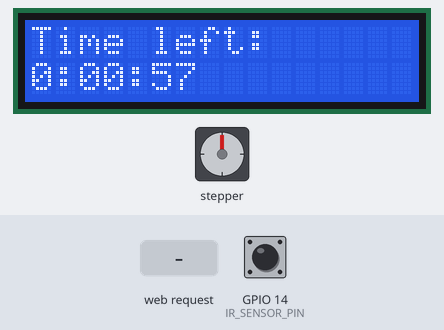
Bench run of a sketch on a simulated ESP32. Parts: stepper motor, 16×2 character LCD. Wiring (inferred from the names in the program): stepper motor (2048 steps per turn assumed): coils GPIO 27, GPIO 26, GPIO 25, GPIO 33. The test bench sets the inputs (shaded band); at power-on: GPIO 14 (IR_SENSOR_PIN) HIGH. What the sketch prints to the serial monitor is not drawn.

Above: at 5.6 s.
5.7 s: HTTP request GET /rotate received
At 8.5 s:
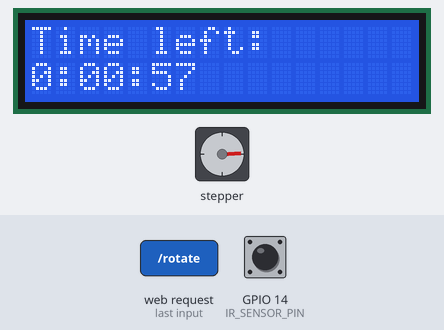
8.7 s: HTTP request GET /rotate received
At 11.1 s:
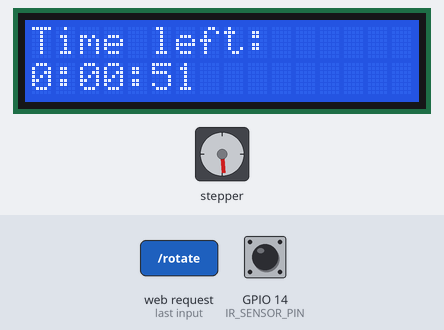
13.6 s: HTTP request GET /rotate received
At 16.6 s:
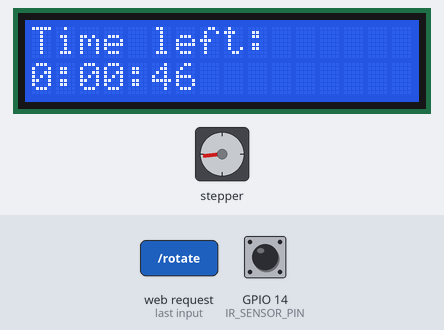
19.6 s: GPIO 14 (IR_SENSOR_PIN) pulsed LOW 2 times (0.12 s each, 0.3 s apart)
Timing chart, 0 to 65.7 s (numbered marks = the images above; inputs shaded):
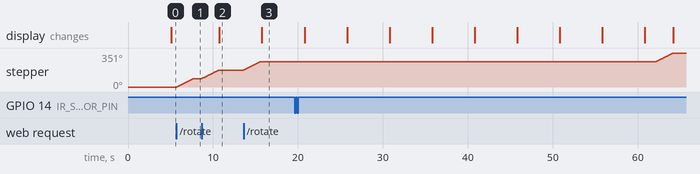

Measured:
- after the input at 5.7 s, stepper: turns 87° clockwise in 2.0 s, starting after 0.05 s
- after the input at 8.7 s, stepper: turns 88° clockwise in 2.0 s, starting at once; the display: changes after 2.0 s (image 2)
- after the input at 13.6 s, stepper: turns 88° clockwise in 2.0 s, starting at once

The sketch:

proiect.ino
```cpp
#include <WiFi.h>
#include <WiFiAP.h>
#include <WiFiClient.h>
#include <Arduino.h>
#include <time.h>
#include <LiquidCrystal_I2C.h> // Use this library for I2C LCD

#define SDA_PIN 21
#define SCL_PIN 22
// MESSAGE STRINGS
const String SETUP_INIT = "SETUP: Initializing ESP32 dev board";
const String SETUP_ERROR = "!!ERROR!! SETUP: Unable to start SoftAP mode";
const String SETUP_SERVER_START = "SETUP: HTTP server started --> IP addr: ";
const String SETUP_SERVER_PORT = " on port: ";
const String INFO_NEW_CLIENT = "New client connected";
const String INFO_DISCONNECT_CLIENT = "Client disconnected";

// HTTP headers and HTML
const String HTTP_HEADER = "HTTP/1.1 200 OK\r\nContent-type:text/html\r\n\r\n";
const String HTML_PAGE = R"rawliteral(
<!DOCTYPE html>
<html>
<head>
  <title>Automatic Pet Feeder</title>
  <style>
    body { font-family: Arial, sans-serif; text-align: center; margin-top: 50px; }
    button { padding: 20px; font-size: 18px; cursor: pointer; }
  </style>
</head>
<body>
  <h1>Automatic Pet Feeder</h1>
  <h1>Feeding occurs every 12 hours </h1>
  <button onclick="rotateMotor()">Tap to Manual Feed!</button>
  <h2 id="foodStatus">Checking food level...</h2>
  <h2 id="timeRemaining">Calculating time until next feeding...</h2>
  <script>
    function rotateMotor() {
      fetch('/rotate')
        .then(response => response.text())
        .then(data => {
          alert(data);
        });
    }

    function updateFoodStatus(status) {
      document.getElementById("foodStatus").innerHTML = status;
    }

    function updateTimeRemaining(time) {
      document.getElementById("timeRemaining").innerHTML = time;
    }

    // Poll server every 5 seconds to update food status and time remaining
    setInterval(() => {
  fetch('/status')
    .then(response => response.json())
    .then(data => {
      updateFoodStatus(data.foodStatus);
      updateTimeRemaining(data.timeRemaining);

      // Show notification if motor rotated
      if (data.notification) {
        alert(data.notification);
      }
    });
}, 5000);

  </script>
</body>
</html>
)rawliteral";

// WIFI CONFIGURATION
const char *SSID = "Ana_1";
const char *PASS = "12345678";
const int HTTP_PORT_NO = 80;

// GLOBAL VARIABLES
WiFiServer HttpServer(HTTP_PORT_NO);

// Stepper Motor Pin Configuration
#define STEPPER_IN1 27
#define STEPPER_IN2 26
#define STEPPER_IN3 25
#define STEPPER_IN4 33

#define REVOLUTION_STEP 2048 // Number of steps for a full revolution

volatile bool motorMoving = false; // Motor movement flag
int stepperStep = 0; // Stepper motor step

// Motor timing
const int intervalStepper = 4;
long prevMillisStepper = 0;

// IR Sensor Pin
#define IR_SENSOR_PIN 14

// Time configuration: Set your desired activation time
const int desiredHour = 17;   // Set desired hour (2:00 PM)
const int desiredMinute = 13;  // Set desired minute (00)

unsigned long startMillis = 0;

// LCD configuration (I2C with address 0x27, 16x2 size)
LiquidCrystal_I2C lcd(0x27, 16, 2); // Use the correct address for your LCD

void setup() {
  // Set up serial communication
  Serial.begin(9600);

  // Stepper Motor setup
  pinMode(STEPPER_IN1, OUTPUT);
  pinMode(STEPPER_IN2, OUTPUT);
  pinMode(STEPPER_IN3, OUTPUT);
  pinMode(STEPPER_IN4, OUTPUT);

  // IR sensor setup
  pinMode(IR_SENSOR_PIN, INPUT);

  // WiFi setup
  if (!WiFi.softAP(SSID, PASS)) {
    Serial.println(SETUP_ERROR);
    while (1);
  }

  IPAddress accessPointIP = WiFi.softAPIP();
  String webServerInfoMessage = SETUP_SERVER_START + accessPointIP.toString() + SETUP_SERVER_PORT + HTTP_PORT_NO;
  HttpServer.begin();
  Serial.println(webServerInfoMessage);

  // Initialize LCD
  Wire.begin(SDA_PIN, SCL_PIN);
  lcd.init(); // Initialize the LCD with 16 columns and 2 rows
  lcd.backlight();  // Ensure the backlight is on
  lcd.clear();      // Clear the screen
  lcd.print("Initializing...");
  delay(2000); // Wait for 2 seconds to display the initialization message

  startMillis = millis();
}
volatile bool motorNotification = false;
unsigned long lastLCDUpdate = 0;  // Track the last time the LCD was updated
String timeRemainingStr;         // Store the formatted time string

void loop() {
  // Get current time
  unsigned long currentMillis = millis();

  // Check the IR sensor (whether food is detected in the bowl)
  bool foodDetected = digitalRead(IR_SENSOR_PIN) == LOW;

  // Update food status
  String foodStatus = foodDetected ? "Enough food in the bowl!" : "No food detected, refill!";
  Serial.println(foodStatus);

  // Calculate time remaining
  unsigned long timeRemaining = 60000 - (currentMillis - startMillis);
  if (timeRemaining <= 0) timeRemaining = 0;  // Prevent negative time

  unsigned long hoursRemaining = timeRemaining / 3600000;
  unsigned long minutesRemaining = (timeRemaining % 3600000) / 60000;
  unsigned long secondsRemaining = (timeRemaining % 60000) / 1000;

  // Format the time string
  timeRemainingStr = String(hoursRemaining) + ":" +
                     (minutesRemaining < 10 ? "0" : "") + String(minutesRemaining) + ":" +
                     (secondsRemaining < 10 ? "0" : "") + String(secondsRemaining);

  // Rotate motor and set notification if 1 minute has passed
  if (currentMillis - startMillis >= 60000 && !motorMoving) {
    Serial.println("1 minute has passed. Rotating motor for 2 seconds.");

    // Display "Feeding Time" on the LCD
    lcd.clear();
    lcd.setCursor(0, 0);
    lcd.print("Feeding Time!");

    // Rotate motor for 2 seconds
    rotateMotorForDuration();

    // Set notification flag
    motorNotification = true;

    // Reset the timer (to simulate periodic feeding if desired)
    startMillis = currentMillis;
  }

  // Update LCD display every 5 seconds
  if (currentMillis - lastLCDUpdate >= 5000) {
    lastLCDUpdate = currentMillis;

    // Display time remaining on the LCD
    lcd.clear();
    lcd.setCursor(0, 0);
    lcd.print("Time left:");
    lcd.setCursor(0, 1);
    lcd.print(timeRemainingStr); // Use the same formatted time string
  }

  // Serve client requests
  WiFiClient client = HttpServer.available();
  if (client) {
    String currentLine = "";
    String requestPath = "";

    while (client.connected()) {
      if (client.available()) {
        char c = client.read();

        if (c == '\n') {
          if (currentLine.length() == 0) {
            if (requestPath.startsWith("GET /rotate")) {
              rotateMotorForDuration();
              client.println(HTTP_HEADER);
              client.println("Manual feeding successfull!!");
            } else if (requestPath.startsWith("GET /status")) {
              client.println(HTTP_HEADER);
              client.printf(
                "{\"foodStatus\": \"%s\", \"timeRemaining\": \"%s\", \"notification\": \"%s\"}",
                foodStatus.c_str(),
                timeRemainingStr.c_str(), // Send the same time string
                motorNotification ? "Successfull feeding!" : ""
              );

              motorNotification = false;  // Reset the flag after notifying
            } else {
              sendWebPage(client);
            }
            break;
          } else if (currentLine.startsWith("GET ")) {
            requestPath = currentLine;
          }
          currentLine = "";
        } else if (c != '\r') {
          currentLine += c;
        }
      }
    }
    client.stop();
  }
}

void rotateMotorForDuration() {
  unsigned long startTime = millis();
  motorMoving = true;

  while (millis() - startTime < 2000) {
    stepMotor();
  }

  motorMoving = false;
  stopMotor();
}

void stepMotor() {
  if (millis() - prevMillisStepper >= intervalStepper) {
    prevMillisStepper = millis();

    switch (stepperStep) {
      case 0:
        digitalWrite(STEPPER_IN1, HIGH);
        digitalWrite(STEPPER_IN2, LOW);
        digitalWrite(STEPPER_IN3, LOW);
        digitalWrite(STEPPER_IN4, LOW);
        break;
      case 1:
        digitalWrite(STEPPER_IN1, LOW);
        digitalWrite(STEPPER_IN2, HIGH);
        digitalWrite(STEPPER_IN3, LOW);
        digitalWrite(STEPPER_IN4, LOW);
        break;
      case 2:
        digitalWrite(STEPPER_IN1, LOW);
        digitalWrite(STEPPER_IN2, LOW);
        digitalWrite(STEPPER_IN3, HIGH);
        digitalWrite(STEPPER_IN4, LOW);
        break;
      case 3:
        digitalWrite(STEPPER_IN1, LOW);
        digitalWrite(STEPPER_IN2, LOW);
        digitalWrite(STEPPER_IN3, LOW);
        digitalWrite(STEPPER_IN4, HIGH);
        break;
    }

    stepperStep++;
    if (stepperStep > 3) stepperStep = 0;
  }
}

void stopMotor() {
  digitalWrite(STEPPER_IN1, LOW);
  digitalWrite(STEPPER_IN2, LOW);
  digitalWrite(STEPPER_IN3, LOW);
  digitalWrite(STEPPER_IN4, LOW);
}

void sendWebPage(WiFiClient client) {
  client.println(HTTP_HEADER);
  client.print(HTML_PAGE);
}
```
